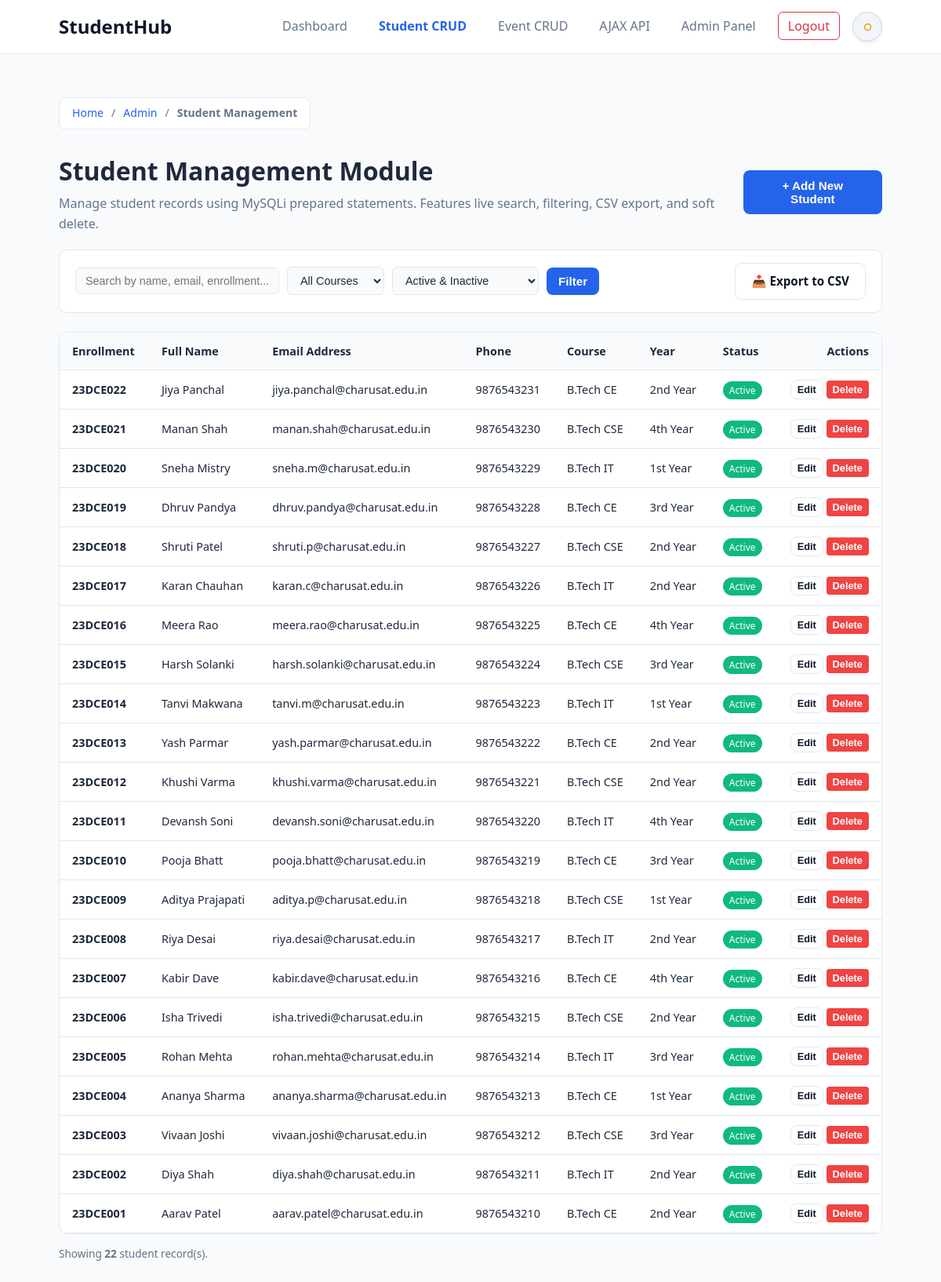
The page /pages/students.php (signed in) on the database its author committed.
### tables this page shows
CREATE TABLE `students` (
    `id` INT AUTO_INCREMENT PRIMARY KEY,
    `user_id` INT NULL,
    `enrollment_no` VARCHAR(20) NOT NULL UNIQUE,
    `full_name` VARCHAR(100) NOT NULL,
    `email` VARCHAR(120) NOT NULL UNIQUE,
    `phone` VARCHAR(15) NOT NULL,
    `course` VARCHAR(50) NOT NULL,
    `year` VARCHAR(20) NOT NULL,
    `gender` ENUM('Male', 'Female', 'Other') NOT NULL,
    `country` VARCHAR(50) NOT NULL DEFAULT 'India',
    `state` VARCHAR(50) NOT NULL DEFAULT 'Gujarat',
    `city` VARCHAR(50) NOT NULL DEFAULT 'Anand',
    `status` ENUM('active', 'inactive', 'deleted') NOT NULL DEFAULT 'active',
    `created_at` TIMESTAMP DEFAULT CURRENT_TIMESTAMP,
    INDEX `idx_students_enrollment` (`enrollment_no`),
    INDEX `idx_students_course` (`course`),
    INDEX `idx_students_status` (`status`),
    CONSTRAINT `fk_students_user` FOREIGN KEY (`user_id`) 
        REFERENCES `users` (`id`) ON DELETE SET NULL ON UPDATE CASCADE
);

### pages/students.php (the view, shortened to what this page needs)
<?php
$mysqli = get_mysqli_connection();
$search = trim($_GET['search'] ?? '');
$courseFilter = trim($_GET['course'] ?? '');
$statusFilter = trim($_GET['status'] ?? 'all_active');
$query = "SELECT * FROM students WHERE 1=1";
$types = "";
$params = [];
if ($statusFilter === 'all_active') {
    $query .= " AND status != 'deleted'";
} elseif ($statusFilter !== '' && $statusFilter !== 'all') {
    $query .= " AND status = ?";
    $types .= "s";
    $params[] = $statusFilter;
}
$query .= " ORDER BY id DESC";
$stmt = $mysqli->prepare($query);
$stmt->execute();
$students = $stmt->get_result()->fetch_all(MYSQLI_ASSOC);
?>
<!DOCTYPE html>
<html lang="en" data-theme="light">
<head>
    <link rel="stylesheet" href="../css/style.css">
</head>
<body>
    <header>
        <div class="container">
            <nav>
                <a href="../index.html" class="logo">StudentHub</a>
                <div class="nav-actions">
                    <ul class="nav-links">
                        <li><a href="dashboard.php">Dashboard</a></li>
                        <li><a href="students.php" class="active">Student CRUD</a></li>
                        <li><a href="events_admin.php">Event CRUD</a></li>
                        <li><a href="events_ajax.php">AJAX API</a></li>
                        <li><a href="admin_dashboard.php">Admin Panel</a></li>
                        <li><a href="logout.php" class="btn-logout" style="color: #ef4444;">Logout</a></li>
                    </ul>
                    <button type="button" class="theme-toggle-btn" aria-label="Toggle theme">
                        <svg class="sun-icon" viewBox="0 0 24 24" fill="none" stroke="currentColor" stroke-width="2"><circle cx="12" cy="12" r="5"></circle></svg>
                    </button>
                </div>
            </nav>
        </div>
    </header>
    <main id="main-content" class="crud-container">
        <div class="container">
            <nav aria-label="breadcrumb" class="breadcrumb-nav">
                <ol class="breadcrumb-list">
                    <li class="breadcrumb-item"><a href="../index.html">Home</a></li>
                    <li class="breadcrumb-item"><a href="admin_dashboard.php">Admin</a></li>
                    <li class="breadcrumb-item active" aria-current="page">Student Management</li>
                </ol>
            </nav>
            <div style="display: flex; justify-content: space-between; align-items: center; margin-bottom: 20px;">
                <div>
                    <h1 style="margin: 0 0 4px 0;">Student Management Module</h1>
                    <p style="margin: 0; color: var(--text-muted, #64748b);">
                        Manage student records using MySQLi prepared statements. Features live search, filtering, CSV export, and soft delete.
                    </p>
                </div>
                <button type="button" class="btn btn-primary" onclick="openAddModal()">+ Add New Student</button>
            </div>
            <form method="GET" action="students.php" class="filter-bar">
                <div class="filter-inputs">
                    <input type="text" name="search" placeholder="Search by name, email, enrollment..." value="<?= htmlspecialchars($search) ?>" style="width: 260px;">
                    <select name="course">
                        <option value="">All Courses</option>
                    </select>
                    <select name="status">
                        <option value="all_active" <?= $statusFilter === 'all_active' ? 'selected' : '' ?>>Active &amp; Inactive</option>
                    </select>
                    <button type="submit" class="btn btn-primary" style="padding: 8px 14px;">Filter</button>
                </div>
                <div>
                    <a href="students.php?action=export_csv&search=<?= urlencode($search) ?>&course=<?= urlencode($courseFilter) ?>&status=<?= urlencode($statusFilter) ?>"
                       class="btn btn-outline" style="text-decoration: none; display: inline-flex; align-items: center; gap: 6px;">
                        📥 Export to CSV
                    </a>
                </div>
            </form>
            <div class="table-responsive">
                <table class="data-table">
                    <thead>
                        <tr>
                            <th>Enrollment</th>
                            <th>Full Name</th>
                            <th>Email Address</th>
                            <th>Phone</th>
                            <th>Course</th>
                            <th>Year</th>
                            <th>Status</th>
                            <th style="text-align: right;">Actions</th>
                        </tr>
                    </thead>
                    <tbody>
                        <?php if (empty($students)): ?>
                            <tr>
                                <td colspan="8" style="text-align: center; padding: 32px; color: var(--text-muted, #64748b);">
                                    No student records found matching the specified search or filter criteria.
                                </td>
                            </tr>
                        <?php else: ?>
                            <?php foreach ($students as $s): ?>
                                <tr>
                                    <td><strong><?= htmlspecialchars($s['enrollment_no']) ?></strong></td>
                                    <td><?= htmlspecialchars($s['full_name']) ?></td>
                                    <td><?= htmlspecialchars($s['email']) ?></td>
                                    <td><?= htmlspecialchars($s['phone']) ?></td>
                                    <td><?= htmlspecialchars($s['course']) ?></td>
                                    <td><?= htmlspecialchars($s['year']) ?></td>
                                    <td>
                                        <span class="badge-<?= htmlspecialchars($s['status']) ?>">
                                            <?= ucfirst(htmlspecialchars($s['status'])) ?>
                                        </span>
                                    </td>
                                    <td style="text-align: right; white-space: nowrap;">
                                        <?php if ($s['status'] === 'deleted'): ?>
                                            <form method="POST" action="students.php" style="display: inline-block;">
                                                <?= csrf_field() ?>
                                                <input type="hidden" name="action" value="restore">
                                                <input type="hidden" name="id" value="<?= $s['id'] ?>">
                                                <button type="submit" class="btn btn-outline" style="padding: 4px 8px; font-size: 0.8rem;">Restore</button>
                                            </form>
                                        <?php else: ?>
                                            <button type="button" class="btn btn-outline" style="padding: 4px 8px; font-size: 0.8rem;"
                                                data-student="<?= htmlspecialchars(json_encode($s), ENT_QUOTES, 'UTF-8') ?>"
                                                onclick="openEditModal(this)">Edit</button>
                                            <form method="POST" action="students.php" style="display: inline-block;" onsubmit="return confirm('Are you sure you want to soft delete this student record?');">
                                                <button type="submit" class="btn btn-danger" style="padding: 4px 8px; font-size: 0.8rem; background: #ef4444; color: #fff; border: none; border-radius: 4px;">Delete</button>
                                            </form>
                                        <?php endif; ?>
                                    </td>
                                </tr>
                            <?php endforeach; ?>
                        <?php endif; ?>
                    </tbody>
                </table>
            </div>
            <div style="margin-top: 14px; font-size: 0.85rem; color: var(--text-muted, #64748b);">
                Showing <strong><?= count($students) ?></strong> student record(s).
            </div>
        </div>
    </main>
</body>
</html>

### css/style.css (style rules this page uses)
:root { --bs-body-color: #1e293b; --bs-body-bg: #f8fafc; --bs-light: #f8fafc; --bs-white: #ffffff; --bs-dark: #0f172a; --bs-secondary: #64748b; --bs-border-color: #e2e8f0; --bs-primary: #2563eb; --bs-primary-rgb: 37, 99, 235; --bs-success: #10b981; --bs-success-rgb: 16, 185, 129; --bs-warning: #f59e0b; --bs-warning-rgb: 245, 158, 11; --bs-info: #06b6d4; --bs-info-rgb: 6, 182, 212; --card-bg: #ffffff; --bg-card: #ffffff; --bs-card-bg: #ffffff; --bg-surface: #f8fafc; --border-color: #e2e8f0; --text-color: #0f172a; --text-primary: #0f172a; --bs-text-primary: #0f172a; --text-muted: #64748b; --bg-header: rgba(255, 255, 255, 0.92); --bg-input: #ffffff; --table-th-bg: #f1f5f9; --card-shadow: 0 4px 6px -1px rgba(0, 0, 0, 0.05), 0 2px 4px -1px rgba(0, 0, 0, 0.03); --card-shadow-hover: 0 10px 25px -5px rgba(0, 0, 0, 0.08), 0 8px 10px -6px rgba(0, 0, 0, 0.04); --toggle-bg: #f1f5f9; --toggle-border: #cbd5e1; --toggle-color: #f59e0b; --toggle-hover-bg: #e2e8f0; }
* { margin: 0; padding: 0; box-sizing: border-box; }
body { font-family: 'Segoe UI', system-ui, -apple-system, sans-serif; color: var(--bs-body-color); background-color: var(--bs-body-bg); line-height: 1.6; min-height: 100vh; display: flex; flex-direction: column; transition: background-color 0.3s ease, color 0.3s ease; }
main { flex: 1; }
a { text-decoration: none; color: inherit; }
ul { list-style: none; }
.container { width: 90%; max-width: 1140px; margin: 0 auto; padding: 0 15px; }
header { background-color: var(--bg-header); backdrop-filter: blur(12px); -webkit-backdrop-filter: blur(12px); border-bottom: 1px solid var(--bs-border-color); position: sticky; top: 0; z-index: 100; transition: background-color 0.3s ease, border-color 0.3s ease; }
nav { display: flex; justify-content: space-between; align-items: center; padding: 15px 0; }
.logo { font-size: 1.5rem; font-weight: 700; color: var(--bs-dark); display: flex; align-items: center; gap: 8px; transition: color 0.3s ease; }
.nav-actions { display: flex; align-items: center; gap: 16px; }
.nav-links { display: flex; align-items: center; gap: 16px; }
.nav-links a { color: var(--bs-secondary); font-weight: 500; padding: 6px 12px; border-radius: 6px; transition: all 0.2s ease; }
.nav-links a.active { color: var(--bs-primary); font-weight: 600; }
.theme-toggle-btn { display: inline-flex; align-items: center; justify-content: center; width: 38px; height: 38px; padding: 0; border-radius: 50%; background-color: var(--toggle-bg); border: 1px solid var(--toggle-border); color: var(--toggle-color); cursor: pointer; transition: all 0.25s ease; box-shadow: var(--card-shadow); flex-shrink: 0; outline: none; position: relative; }
.theme-toggle-btn svg { width: 19px; height: 19px; transition: transform 0.4s ease; }
.sun-icon { display: block; color: #f59e0b; }
.btn-register, .btn-primary, .nav-links a.btn-register, .nav-links a.btn-primary, .nav-links a.btn-register.active, .nav-links a.btn-primary.active { background-color: var(--bs-primary) !important; color: #ffffff !important; }
.btn-logout, .nav-links a.btn-logout { border: 1px solid #dc3545 !important; color: #dc3545 !important; background-color: transparent !important; cursor: pointer; }
.btn { display: inline-block; padding: 10px 20px; border-radius: 8px; font-weight: 600; font-size: 0.95rem; cursor: pointer; border: 1px solid transparent; transition: background-color 0.2s, transform 0.1s, color 0.2s, border-color 0.2s; text-align: center; }
.btn-outline { border-color: var(--bs-border-color); background-color: var(--bs-white); color: var(--bs-dark); }
.breadcrumb-nav { margin: 8px 0 12px 0; }
.breadcrumb-list { display: inline-flex; width: fit-content; max-width: 100%; flex-wrap: wrap; align-items: center; list-style: none; padding: 8px 16px; background: var(--bs-card-bg, #ffffff); border: 1px solid var(--bs-border-color, #e2e8f0); border-radius: 8px; margin: 0; font-size: 0.88rem; }
.breadcrumb-item + .breadcrumb-item::before { content: "/"; padding: 0 10px; color: var(--bs-secondary, #64748b); font-weight: 400; }
.breadcrumb-item a { color: var(--bs-primary, #2563eb); text-decoration: none; font-weight: 500; }
.breadcrumb-item.active { color: var(--bs-secondary, #64748b); font-weight: 600; }

### rows shown on the page
students: enrollment_no "23DCE022", full_name "Jiya Panchal", email "jiya.panchal@charusat.edu.in", phone "9876543231", course "B.Tech CE", year "2nd Year", status "Active"
students: enrollment_no "23DCE021", full_name "Manan Shah", email "manan.shah@charusat.edu.in", phone "9876543230", course "B.Tech CSE", year "4th Year", status "Active"
students: enrollment_no "23DCE020", full_name "Sneha Mistry", email "sneha.m@charusat.edu.in", phone "9876543229", course "B.Tech IT", year "1st Year", status "Active"
students: enrollment_no "23DCE019", full_name "Dhruv Pandya", email "dhruv.pandya@charusat.edu.in", phone "9876543228", course "B.Tech CE", year "3rd Year", status "Active"
students: enrollment_no "23DCE018", full_name "Shruti Patel", email "shruti.p@charusat.edu.in", phone "9876543227", course "B.Tech CSE", year "2nd Year", status "Active"
students: enrollment_no "23DCE017", full_name "Karan Chauhan", email "karan.c@charusat.edu.in", phone "9876543226", course "B.Tech IT", year "2nd Year", status "Active"
students: enrollment_no "23DCE016", full_name "Meera Rao", email "meera.rao@charusat.edu.in", phone "9876543225", course "B.Tech CE", year "4th Year", status "Active"
students: enrollment_no "23DCE015", full_name "Harsh Solanki", email "harsh.solanki@charusat.edu.in", phone "9876543224", course "B.Tech CSE", year "3rd Year", status "Active"
students: enrollment_no "23DCE014", full_name "Tanvi Makwana", email "tanvi.m@charusat.edu.in", phone "9876543223", course "B.Tech IT", year "1st Year", status "Active"
students: enrollment_no "23DCE013", full_name "Yash Parmar", email "yash.parmar@charusat.edu.in", phone "9876543222", course "B.Tech CE", year "2nd Year", status "Active"
students: enrollment_no "23DCE012", full_name "Khushi Varma", email "khushi.varma@charusat.edu.in", phone "9876543221", course "B.Tech CSE", year "2nd Year", status "Active"
students: enrollment_no "23DCE011", full_name "Devansh Soni", email "devansh.soni@charusat.edu.in", phone "9876543220", course "B.Tech IT", year "4th Year", status "Active"
students: enrollment_no "23DCE010", full_name "Pooja Bhatt", email "pooja.bhatt@charusat.edu.in", phone "9876543219", course "B.Tech CE", year "3rd Year", status "Active"
students: enrollment_no "23DCE009", full_name "Aditya Prajapati", email "aditya.p@charusat.edu.in", phone "9876543218", course "B.Tech CSE", year "1st Year", status "Active"
students: enrollment_no "23DCE008", full_name "Riya Desai", email "riya.desai@charusat.edu.in", phone "9876543217", course "B.Tech IT", year "2nd Year", status "Active"
students: enrollment_no "23DCE007", full_name "Kabir Dave", email "kabir.dave@charusat.edu.in", phone "9876543216", course "B.Tech CE", year "4th Year", status "Active"
students: enrollment_no "23DCE006", full_name "Isha Trivedi", email "isha.trivedi@charusat.edu.in", phone "9876543215", course "B.Tech CSE", year "2nd Year", status "Active"
students: enrollment_no "23DCE005", full_name "Rohan Mehta", email "rohan.mehta@charusat.edu.in", phone "9876543214", course "B.Tech IT", year "3rd Year", status "Active"
students: enrollment_no "23DCE004", full_name "Ananya Sharma", email "ananya.sharma@charusat.edu.in", phone "9876543213", course "B.Tech CE", year "1st Year", status "Active"
students: enrollment_no "23DCE003", full_name "Vivaan Joshi", email "vivaan.joshi@charusat.edu.in", phone "9876543212", course "B.Tech CSE", year "3rd Year", status "Active"
students: enrollment_no "23DCE002", full_name "Diya Shah", email "diya.shah@charusat.edu.in", phone "9876543211", course "B.Tech IT", year "2nd Year", status "Active"
students: enrollment_no "23DCE001", full_name "Aarav Patel", email "aarav.patel@charusat.edu.in", phone "9876543210", course "B.Tech CE", year "2nd Year", status "Active"

### other values the page prints
count($students) "22"
